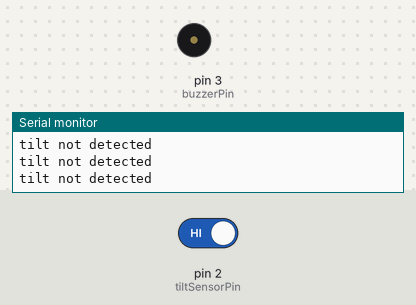
Simulated run of this sketch. Board: Arduino Uno, built with avr-gcc and run on an emulated ATmega328P. On the bench: buzzer (waves = sounding, pin HIGH), the last lines printed to the serial monitor. The test bench sets the inputs (shaded band); at power-on: pin 2 (tiltSensorPin) HIGH.

Above: at 15.8 s.
15.9 s: pin 2 (tiltSensorPin) driven LOW
At 21.0 s:
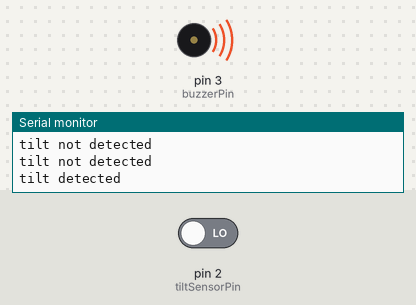
23.4 s: pin 2 (tiltSensorPin) driven HIGH
At 31.0 s:
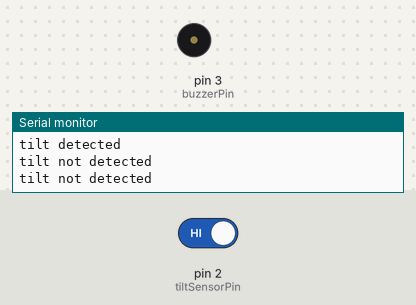
Timing chart, 0 to 32.5 s (numbered marks = the images above; inputs shaded):
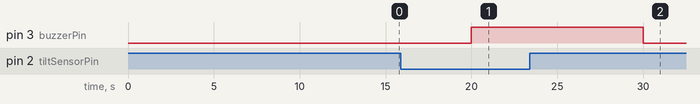

Measured:
- after the input at 15.9 s, pin 3 (buzzerPin): LOW → HIGH after 4.1 s
- after the input at 23.4 s, pin 3 (buzzerPin): HIGH → LOW after 6.6 s

The sketch:

tilt_buzzer.ino
```cpp
// Define pins
const int tiltSensorPin = 2;  // Tilt sensor connected to digital pin 2
const int buzzerPin = 3;      // Buzzer connected to digital pin 3
byte updatetilt;
unsigned long alert_delay = 5000;

void setup() {
  Serial.begin(9600);
  pinMode(tiltSensorPin, INPUT);  // Set tilt sensor pin as input
  pinMode(buzzerPin, OUTPUT);     // Set buzzer pin as output
}

void loop() {

  if (updatetilt == 1) {
    Serial.println("tilt detected ");
    digitalWrite(buzzerPin, HIGH);
    delay(alert_delay);
    updatetilt = 0;
  }
  else {
    Serial.println("tilt not detected ");
    delay(5000);
    digitalWrite(buzzerPin, LOW);
    checkTilt();
  }
}

void checkTilt() {
  // Read the tilt sensor state
  int tiltState = digitalRead(tiltSensorPin);

  // If tilt sensor is triggered (tilted)
  if (tiltState == LOW) {
    updatetilt = 1;
  }
  else{
    updatetilt = 0;
  }
}
```
